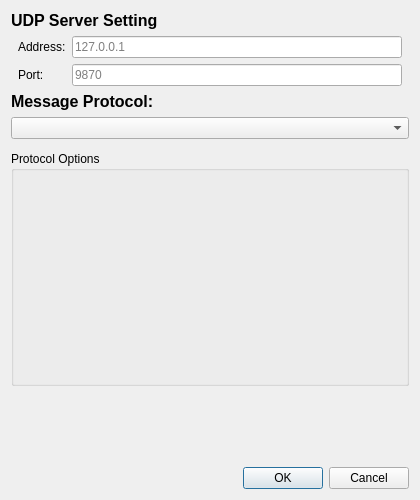
<?xml version="1.0" encoding="UTF-8"?>
<ui version="4.0">
 <class>DataStreamUDP</class>
 <widget class="QDialog" name="DataStreamUDP">
  <property name="geometry">
   <rect>
    <x>0</x>
    <y>0</y>
    <width>420</width>
    <height>500</height>
   </rect>
  </property>
  <property name="minimumSize">
   <size>
    <width>420</width>
    <height>500</height>
   </size>
  </property>
  <property name="windowTitle">
   <string>UDP Server</string>
  </property>
  <layout class="QVBoxLayout" name="verticalLayout">
   <item>
    <widget class="QLabel" name="labelConnection">
     <property name="font">
      <font>
       <pointsize>12</pointsize>
       <bold>true</bold>
      </font>
     </property>
     <property name="text">
      <string>UDP Server Setting</string>
     </property>
    </widget>
   </item>
   <item>
    <layout class="QHBoxLayout" name="horizontalLayoutFields">
     <property name="alignment">
      <set>Qt::AlignHCenter</set>
     </property>
     <item>
      <spacer name="spacerLeft">
       <property name="orientation">
        <enum>Qt::Horizontal</enum>
       </property>
       <property name="sizeType">
        <enum>QSizePolicy::Expanding</enum>
       </property>
      </spacer>
     </item>
     <item>
      <layout class="QFormLayout" name="formLayout">
       <item row="0" column="0">
        <widget class="QLabel" name="labelAddress">
         <property name="text">
          <string>Address:</string>
         </property>
        </widget>
       </item>
       <item row="0" column="1">
        <widget class="QLineEdit" name="lineEditAddress">
         <property name="minimumSize">
          <size>
           <width>160</width>
           <height>0</height>
          </size>
         </property>
         <property name="placeholderText">
          <string>127.0.0.1</string>
         </property>
        </widget>
       </item>
       <item row="1" column="0">
        <widget class="QLabel" name="labelPort">
         <property name="text">
          <string>Port:</string>
         </property>
        </widget>
       </item>
       <item row="1" column="1">
        <widget class="QLineEdit" name="lineEditPort">
         <property name="minimumSize">
          <size>
           <width>160</width>
           <height>0</height>
          </size>
         </property>
         <property name="placeholderText">
          <string>9870</string>
         </property>
        </widget>
       </item>
      </layout>
     </item>
     <item>
      <spacer name="spacerRight">
       <property name="orientation">
        <enum>Qt::Horizontal</enum>
       </property>
       <property name="sizeType">
        <enum>QSizePolicy::Expanding</enum>
       </property>
      </spacer>
     </item>
    </layout>
   </item>
   <item>
    <widget class="QLabel" name="labelProtocol">
     <property name="font">
      <font>
       <pointsize>12</pointsize>
       <bold>true</bold>
      </font>
     </property>
     <property name="text">
      <string>Message Protocol:</string>
     </property>
    </widget>
   </item>
   <item>
    <widget class="QComboBox" name="comboBoxProtocol"/>
   </item>
   <item>
    <widget class="QWidget" name="boxOptions" native="true">
     <layout class="QVBoxLayout" name="layoutOptions">
      <property name="leftMargin">
       <number>0</number>
      </property>
      <property name="topMargin">
       <number>6</number>
      </property>
      <property name="rightMargin">
       <number>0</number>
      </property>
      <property name="bottomMargin">
       <number>6</number>
      </property>
      <item>
       <widget class="QGroupBox" name="groupBoxParserOptions">
        <property name="title">
         <string>Protocol Options</string>
        </property>
        <property name="styleSheet">
         <string>QGroupBox > QWidget { font-weight: normal; }</string>
        </property>
        <layout class="QVBoxLayout" name="layoutParserOptions">
         <property name="leftMargin">
          <number>6</number>
         </property>
         <property name="topMargin">
          <number>6</number>
         </property>
         <property name="rightMargin">
          <number>6</number>
         </property>
         <property name="bottomMargin">
          <number>6</number>
         </property>
         <item>
          <widget class="QWidget" name="pj_parser_slot" native="true">
           <property name="minimumSize">
            <size>
             <width>0</width>
             <height>200</height>
            </size>
           </property>
          </widget>
         </item>
        </layout>
       </widget>
      </item>
     </layout>
    </widget>
   </item>
   <item>
    <spacer name="verticalSpacer">
     <property name="orientation">
      <enum>Qt::Vertical</enum>
     </property>
     <property name="sizeHint" stdset="0">
      <size>
       <width>20</width>
       <height>20</height>
      </size>
     </property>
    </spacer>
   </item>
   <item>
    <widget class="QDialogButtonBox" name="buttonBox">
     <property name="orientation">
      <enum>Qt::Horizontal</enum>
     </property>
     <property name="standardButtons">
      <set>QDialogButtonBox::Cancel|QDialogButtonBox::Ok</set>
     </property>
    </widget>
   </item>
  </layout>
 </widget>
 <resources/>
 <connections>
  <connection>
   <sender>buttonBox</sender>
   <signal>accepted()</signal>
   <receiver>DataStreamUDP</receiver>
   <slot>accept()</slot>
  </connection>
  <connection>
   <sender>buttonBox</sender>
   <signal>rejected()</signal>
   <receiver>DataStreamUDP</receiver>
   <slot>reject()</slot>
  </connection>
 </connections>
</ui>
